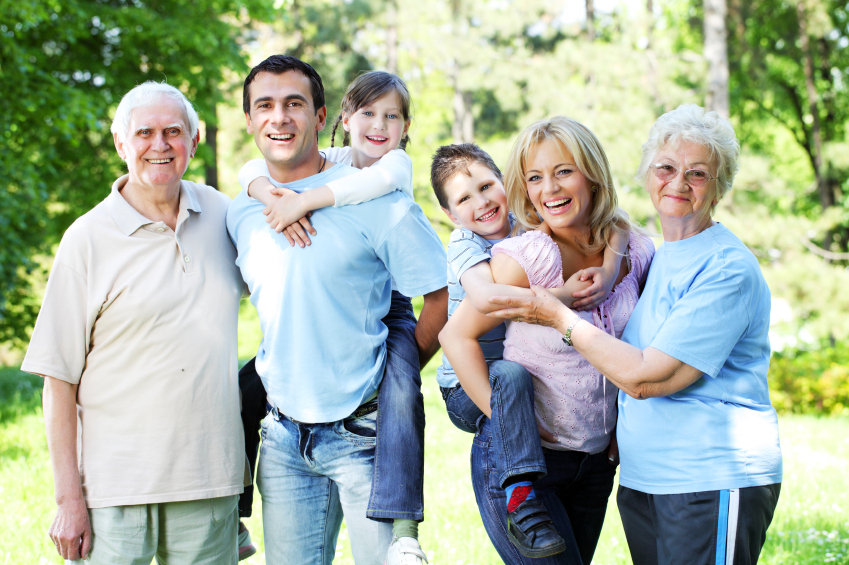
#> input picture data/faces/family.jpg, 849 x 565 px
$ python test1.py
#> lines starting #> are read from the running program, lines starting #| are printed output that depends on the picture; after the words box and inside, x2 and y2 are one past the last pixel; in counts of white or black regions, pixels touching at a corner belong together
import numpy as np
import cv2 as cv
FILE1 = '/usr/local/share/opencv4/haarcascades/haarcascade_frontalface_default.xml'
#FILE1 = '/usr/local/share/opencv4/haarcascades/haarcascade_smile.xml'
FILE2 = '/usr/local/share/opencv4/haarcascades/haarcascade_eye.xml'
#face_cascade = cv.CascadeClassifier('haarcascade_frontalface_default.xml')
#eye_cascade = cv.CascadeClassifier('haarcascade_eye.xml')
face_cascade = cv.CascadeClassifier(FILE1)
eye_cascade = cv.CascadeClassifier(FILE2)
img = cv.imread('../../data/faces/family.jpg')
#> img is the input picture: shape (565, 849, 3); mean B, G, R 160.1, 178, 165.4
gray = cv.cvtColor(img, cv.COLOR_BGR2GRAY)
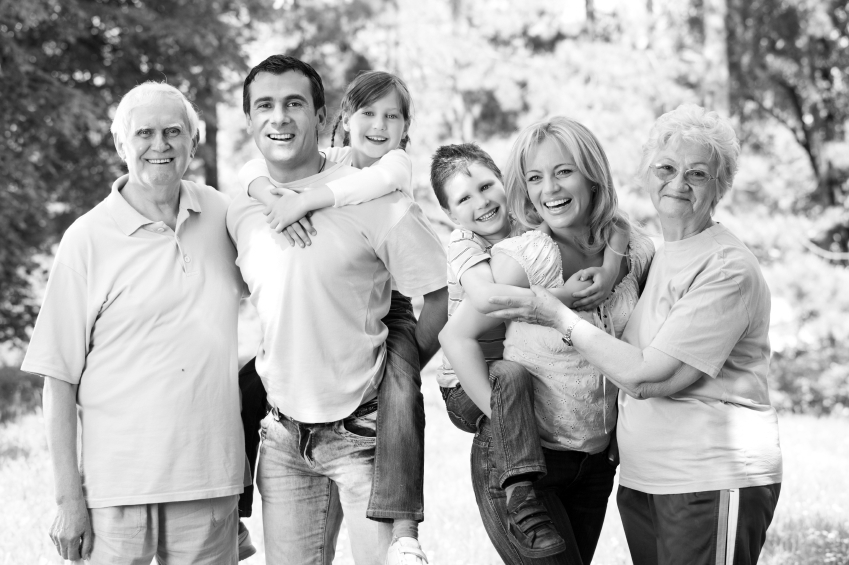
#> gray: shape (565, 849); min 0, max 255, mean 172.2

faces = face_cascade.detectMultiScale(gray, 1.3, 5)
#> faces = [[349, 93, 60, 60], [515, 148, 70, 70], [644, 146, 73, 73], [240, 73, 81, 81], [124, 107, 71, 71]]
for (x,y,w,h) in faces:
    cv.rectangle(img,(x,y),(x+w,y+h),(255,0,0),2)
    roi_gray = gray[y:y+h, x:x+w]
    roi_color = img[y:y+h, x:x+w]
    eyes = eye_cascade.detectMultiScale(roi_gray)
    for (ex,ey,ew,eh) in eyes:
        cv.rectangle(roi_color,(ex,ey),(ex+ew,ey+eh),(0,255,0),2)
#> this loop made 5 passes
#> (x, y, w, h, eyes) on passes 1, 2, 4, 5: (349, 93, 60, 60, [[32, 12, 22, 22]]), (515, 148, 70, 70, [[36, 13, 24, 24], [9, 19, 22, 22]]), (240, 73, 81, 81, [[41, 19, 24, 24], [12, 19, 25, 25]]), (124, 107, 71, 71, [[10, 14, 22, 22]])
#> pass 1, `roi_color = img[y:y+h, x:x+w]`:
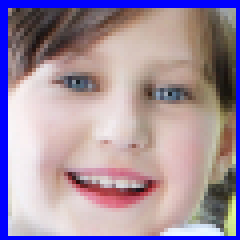
#> roi_color: shape (60, 60, 3) (shown 4 times larger); mean B, G, R 161.6, 142.8, 162.3
#> pass 2, `roi_gray = gray[y:y+h, x:x+w]`:
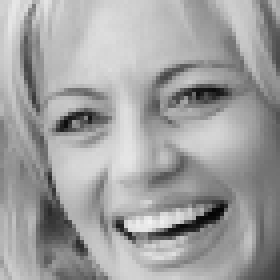
#> roi_gray: shape (70, 70) (shown 4 times larger); min 4, max 242, mean 160.5
#> pass 2, `roi_color = img[y:y+h, x:x+w]`:
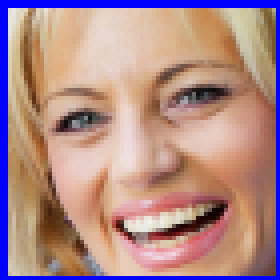
#> roi_color: shape (70, 70, 3) (shown 4 times larger); mean B, G, R 137.3, 138.2, 175
#> after the loop:
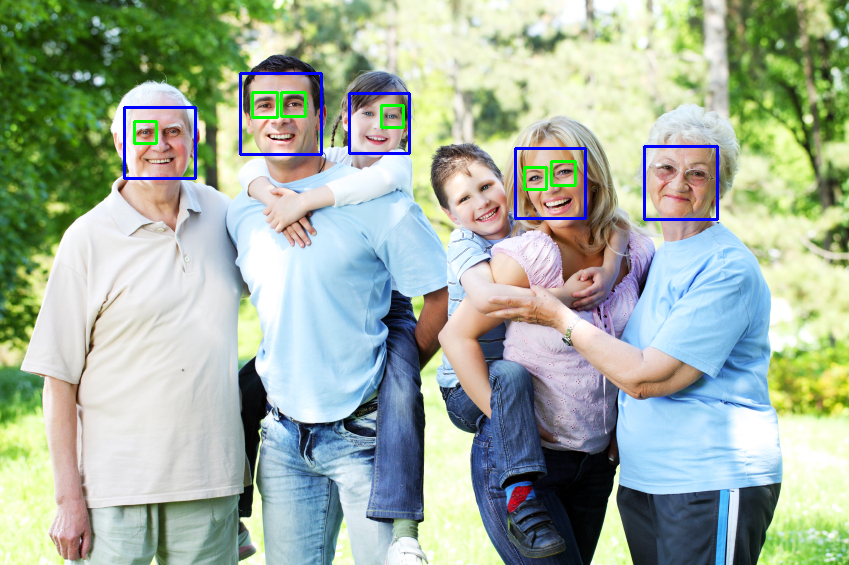
#> img: shape (565, 849, 3); 1.23% of pixels changed, all inside (x1, y1, x2, y2) = (123, 72, 719, 221)
#> after the loop:
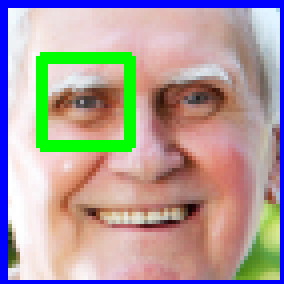
#> roi_color: shape (71, 71, 3) (shown 4 times larger); mean B, G, R 156.8, 157.7, 173.6
#> after the loop:
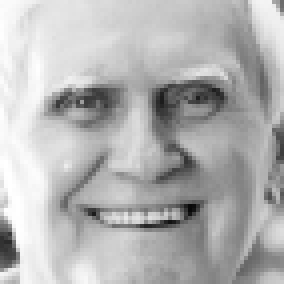
#> roi_gray: shape (71, 71) (shown 4 times larger); min 8, max 255, mean 179.5
cv.imshow('img',img)
cv.waitKey(0)
cv.destroyAllWindows()
